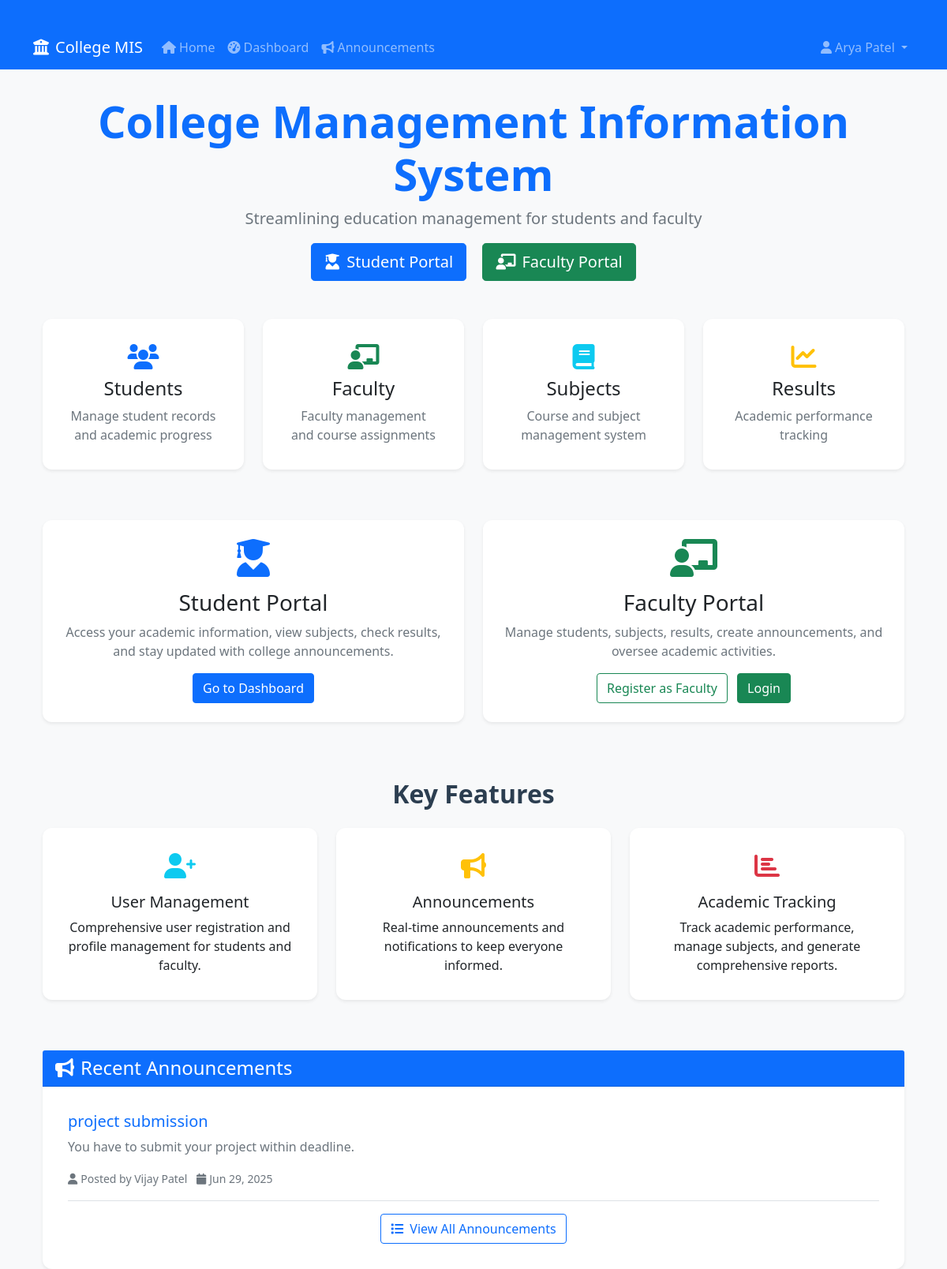
Screenshot of / (signed in) with the database file from the repository.
### core/models.py (models this page shows, shortened)
class User(AbstractUser):
    is_student = models.BooleanField(default=False)
    is_faculty = models.BooleanField(default=False)

class Announcement(models.Model):
    title = models.CharField(max_length=200)
    message = models.TextField()
    created_at = models.DateTimeField(auto_now_add=True)
    to_students = models.ManyToManyField(Student, blank=True)
    to_groups = models.CharField(max_length=100, blank=True)  # For group announcements
    created_by = models.ForeignKey(Faculty, on_delete=models.SET_NULL, null=True, blank=True)

class Faculty(models.Model):
    user = models.OneToOneField('core.User', on_delete=models.CASCADE)
    phone_number = models.CharField(max_length=20, blank=True)
    department = models.CharField(max_length=100, blank=True)

### core/views.py (the view)
# urls.py: 2. Add a URL to urlpatterns:  path('', views.home, name='home')
def home(request):
    try:
        announcements = Announcement.objects.all().order_by('-created_at')[:5]
    except Exception as e:
        announcements = []
        messages.warning(request, f'Could not load announcements: {str(e)}')
    return render(request, 'home.html', {'announcements': announcements})

### templates/home.html
{% extends 'base.html' %}
{% block content %}
<div class="container">
  <div class="row justify-content-center">
    <div class="col-md-12">
      <div class="text-center mb-5">
        <h1 class="display-4 fw-bold text-primary">College Management Information System</h1>
        <p class="lead text-muted">Streamlining education management for students and faculty</p>
        <div class="mb-4">
          <a href="{% url 'students_home' %}" class="btn btn-primary btn-lg me-3">
            <i class="fas fa-user-graduate me-2"></i>Student Portal
          </a>
          <a href="{% url 'faculty_home' %}" class="btn btn-success btn-lg">
            <i class="fas fa-chalkboard-teacher me-2"></i>Faculty Portal
          </a>
        </div>
      </div>
      <div class="row mb-5">
        <div class="col-md-3 mb-3">
          <div class="card text-center border-0 shadow-sm h-100">
            <div class="card-body">
              <div class="text-primary mb-2">
                <i class="fas fa-users fa-2x"></i>
              </div>
              <h4 class="card-title">Students</h4>
              <p class="card-text text-muted">Manage student records and academic progress</p>
            </div>
          </div>
        </div>
        <div class="col-md-3 mb-3">
          <div class="card text-center border-0 shadow-sm h-100">
            <div class="card-body">
              <div class="text-success mb-2">
                <i class="fas fa-chalkboard-teacher fa-2x"></i>
              </div>
              <h4 class="card-title">Faculty</h4>
              <p class="card-text text-muted">Faculty management and course assignments</p>
            </div>
          </div>
        </div>
        <div class="col-md-3 mb-3">
          <div class="card text-center border-0 shadow-sm h-100">
            <div class="card-body">
              <div class="text-info mb-2">
                <i class="fas fa-book fa-2x"></i>
              </div>
              <h4 class="card-title">Subjects</h4>
              <p class="card-text text-muted">Course and subject management system</p>
            </div>
          </div>
        </div>
        <div class="col-md-3 mb-3">
          <div class="card text-center border-0 shadow-sm h-100">
            <div class="card-body">
              <div class="text-warning mb-2">
                <i class="fas fa-chart-line fa-2x"></i>
              </div>
              <h4 class="card-title">Results</h4>
              <p class="card-text text-muted">Academic performance tracking</p>
            </div>
          </div>
        </div>
      </div>
      <div class="row mb-5">
        <div class="col-md-6 mb-4">
          <div class="card shadow-sm h-100 border-0">
            <div class="card-body text-center p-4">
              <div class="text-primary mb-3">
                <i class="fas fa-user-graduate fa-3x"></i>
              </div>
              <h3 class="card-title">Student Portal</h3>
              <p class="card-text text-muted">Access your academic information, view subjects, check results, and stay updated with college announcements.</p>
              <div class="mt-3">
                {% if user.is_authenticated and user.student %}
                  <a href="{% url 'student_dashboard' %}" class="btn btn-primary">Go to Dashboard</a>
                {% else %}
                  <a href="{% url 'student_registration_link' %}" class="btn btn-outline-primary me-2">Join as Student</a>
                  <a href="{% url 'login' %}" class="btn btn-primary">Login</a>
                {% endif %}
              </div>
            </div>
          </div>
        </div>
        <div class="col-md-6 mb-4">
          <div class="card shadow-sm h-100 border-0">
            <div class="card-body text-center p-4">
              <div class="text-success mb-3">
                <i class="fas fa-chalkboard-teacher fa-3x"></i>
              </div>
              <h3 class="card-title">Faculty Portal</h3>
              <p class="card-text text-muted">Manage students, subjects, results, create announcements, and oversee academic activities.</p>
              <div class="mt-3">
                {% if user.is_authenticated and user.faculty %}
                  <a href="{% url 'faculty_dashboard' %}" class="btn btn-success">Go to Dashboard</a>
                {% else %}
                  <a href="{% url 'register_faculty' %}" class="btn btn-outline-success me-2">Register as Faculty</a>
                  <a href="{% url 'login' %}" class="btn btn-success">Login</a>
                {% endif %}
              </div>
            </div>
          </div>
        </div>
      </div>
      <div class="row mb-5">
        <div class="col-12">
          <h2 class="text-center mb-4">Key Features</h2>
        </div>
        <div class="col-md-4 mb-3">
          <div class="card border-0 shadow-sm h-100">
            <div class="card-body text-center">
              <div class="text-info mb-3">
                <i class="fas fa-user-plus fa-2x"></i>
              </div>
              <h5 class="card-title">User Management</h5>
              <p class="card-text">Comprehensive user registration and profile management for students and faculty.</p>
            </div>
          </div>
        </div>
        <div class="col-md-4 mb-3">
          <div class="card border-0 shadow-sm h-100">
            <div class="card-body text-center">
              <div class="text-warning mb-3">
                <i class="fas fa-bullhorn fa-2x"></i>
              </div>
              <h5 class="card-title">Announcements</h5>
              <p class="card-text">Real-time announcements and notifications to keep everyone informed.</p>
            </div>
          </div>
        </div>
        <div class="col-md-4 mb-3">
          <div class="card border-0 shadow-sm h-100">
            <div class="card-body text-center">
              <div class="text-danger mb-3">
                <i class="fas fa-chart-bar fa-2x"></i>
              </div>
              <h5 class="card-title">Academic Tracking</h5>
              <p class="card-text">Track academic performance, manage subjects, and generate comprehensive reports.</p>
            </div>
          </div>
        </div>
      </div>
      {% if announcements %}
        <div class="card shadow-sm border-0">
          <div class="card-header bg-primary text-white">
            <h4 class="mb-0"><i class="fas fa-bullhorn me-2"></i>Recent Announcements</h4>
          </div>
          <div class="card-body">
            {% for announcement in announcements %}
              <div class="border-bottom pb-3 mb-3">
                <h5 class="text-primary">{{ announcement.title }}</h5>
                <p class="text-muted">{{ announcement.message|truncatewords:30 }}</p>
                <small class="text-muted">
                  <i class="fas fa-user me-1"></i>Posted by {{ announcement.created_by.user.first_name }}
                  <i class="fas fa-calendar me-1 ms-2"></i>{{ announcement.created_at|date:"M d, Y" }}
                </small>
              </div>
            {% endfor %}
            <div class="text-center">
              <a href="{% url 'announcement_list' %}" class="btn btn-outline-primary">
                <i class="fas fa-list me-2"></i>View All Announcements
              </a>
            </div>
          </div>
        </div>
      {% endif %}
    </div>
  </div>
</div>
{% endblock %}

### templates/base.html (shortened to what this page needs)
{% load static %}
<!DOCTYPE html>
<html lang="en">
<head>
    <link href="https://cdn.jsdelivr.net/npm/bootstrap@5.1.3/dist/css/bootstrap.min.css" rel="stylesheet">
    <link rel="stylesheet" href="https://cdnjs.cloudflare.com/ajax/libs/font-awesome/6.0.0/css/all.min.css">
    <link rel="stylesheet" href="{% static 'css/styles.css' %}">
</head>
<body>
    <nav class="navbar navbar-expand-lg navbar-dark bg-primary">
        <div class="container">
            <a class="navbar-brand" href="{% url 'home' %}">
                <i class="fas fa-university me-2"></i>College MIS
            </a>
            <div class="collapse navbar-collapse" id="navbarNav">
                <ul class="navbar-nav me-auto">
                    <li class="nav-item">
                        <a class="nav-link" href="{% url 'home' %}">
                            <i class="fas fa-home me-1"></i>Home
                        </a>
                    </li>
                    {% if user.is_authenticated %}
                        <li class="nav-item">
                            <a class="nav-link" href="{% url 'dashboard' %}">
                                <i class="fas fa-tachometer-alt me-1"></i>Dashboard
                            </a>
                        </li>
                        <li class="nav-item">
                            <a class="nav-link" href="{% url 'announcement_list' %}">
                                <i class="fas fa-bullhorn me-1"></i>Announcements
                            </a>
                        </li>
                    {% endif %}
                </ul>
                <ul class="navbar-nav">
                    {% if user.is_authenticated %}
                        <li class="nav-item dropdown">
                            <a class="nav-link dropdown-toggle" href="#" id="userDropdown" role="button" data-bs-toggle="dropdown">
                                <i class="fas fa-user me-1"></i>{{ user.first_name }} {{ user.last_name }}
                            </a>
                        </li>
                    {% endif %}
                </ul>
            </div>
        </div>
    </nav>
    <main class="container mt-4">
        {% block content %}{% endblock %}
    </main>
</body>
</html>

### static/css/styles.css (style rules this page uses)
body { background-color: #f8f9fa; }
.navbar { margin-bottom: 2rem; }
.container { margin-top: 2rem; }
.card { border-radius: 12px; box-shadow: 0 4px 24px rgba(0,0,0,0.08), 0 1.5px 4px rgba(0,0,0,0.03); border: none; background: #fff; }
.card-body { padding: 2rem; }
h2 { font-weight: 600; color: #2c3e50; }

### rows the page displays
User: first_name "Arya Patel"
Announcement: title "project submission", message "You have to submit your project within deadline.", created_by.user.first_name "Vijay Patel", created_at "Jun 29, 2025"
